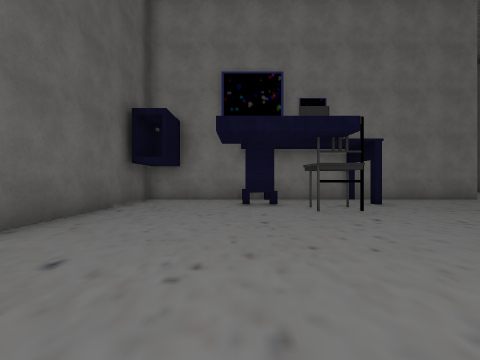
[1] (above)

19 first-person views from a walk through a Unity game level. The camera is 1.3 m above the floor, looks level and sees 90° across. The floor is counted in squares, 2 m on a side. Each view is taken from the middle of a square. On the plan, view 1 faces up. The plan holds only what a view shows up to about 9 squares ahead; the rest is blank. The place goes on beyond the plan. The player character is not drawn. Some animated figures are not drawn. Some surface patterns are stand-ins.

[2]
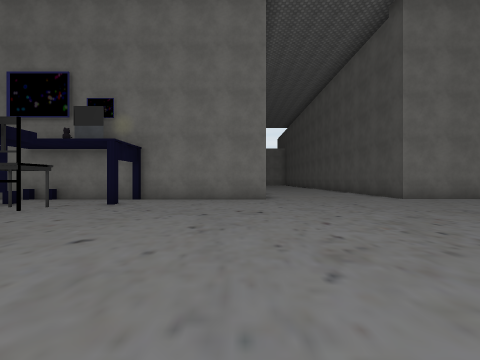

[3]
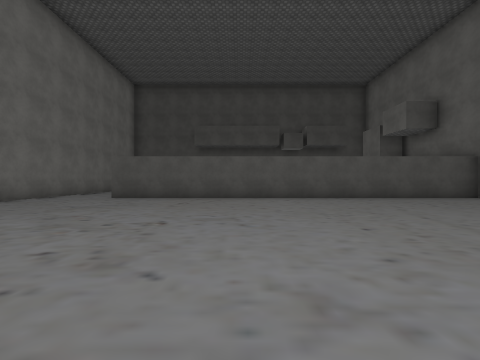

[4]
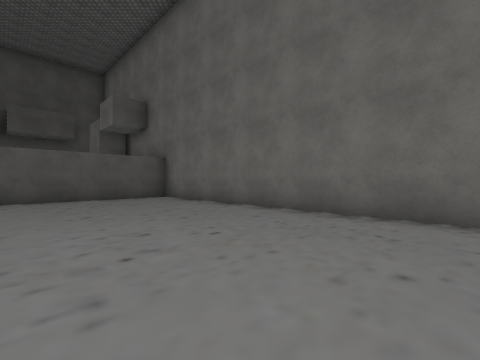

[5]
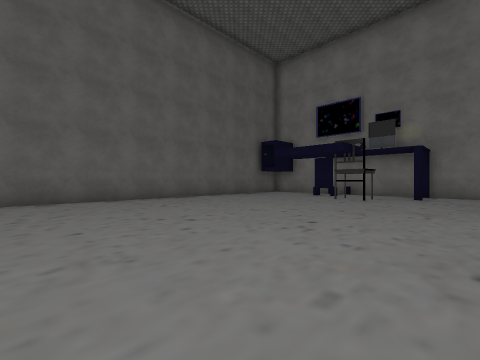

[6]
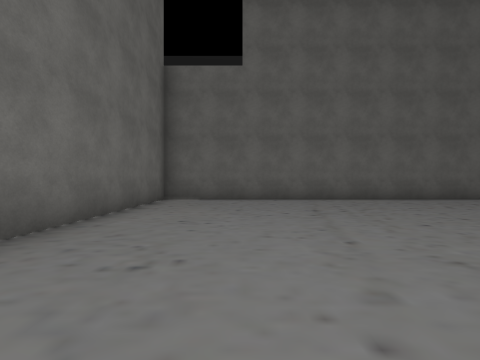

[7]
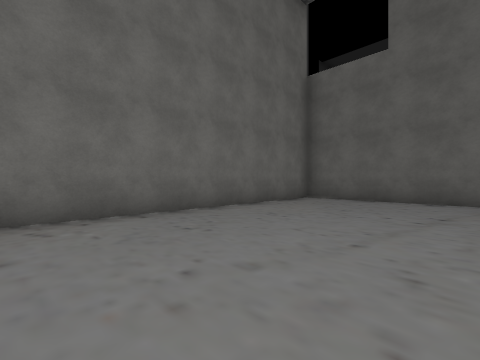

[8]
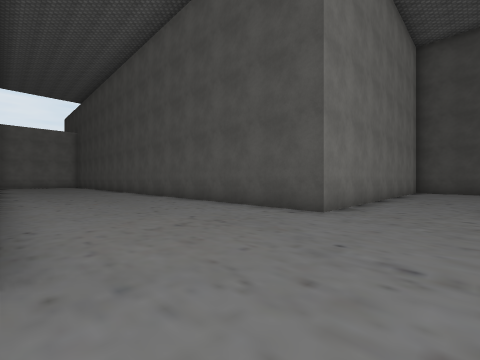

[9]
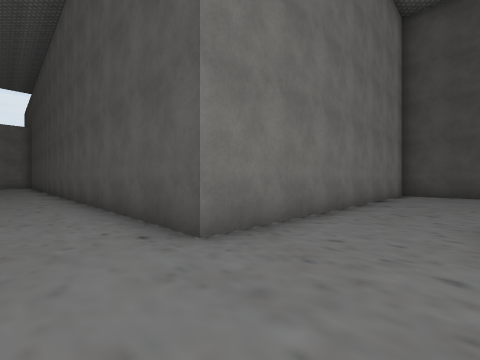

[10]
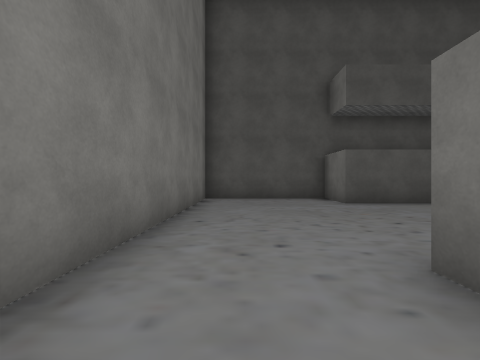

[11]
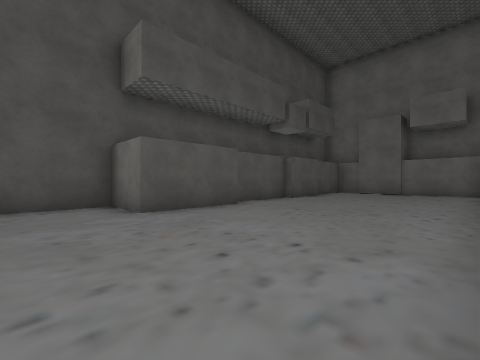

[12]
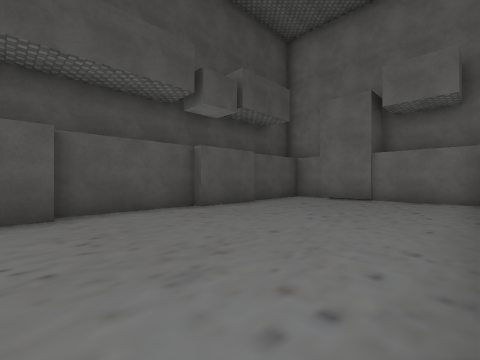

[13]
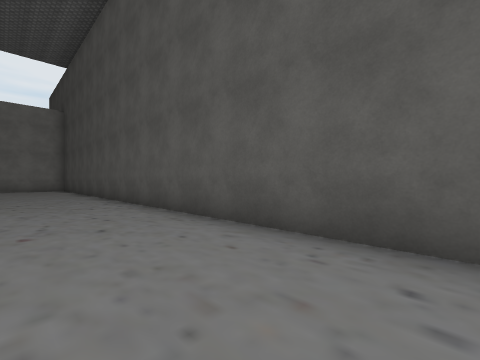

[14]
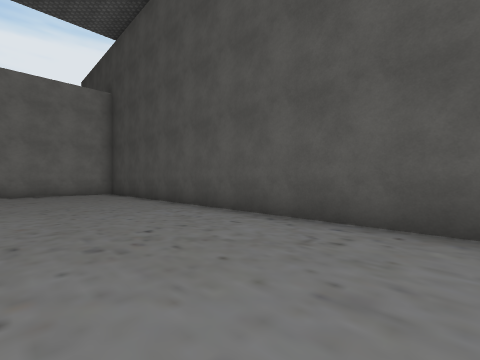

[15]
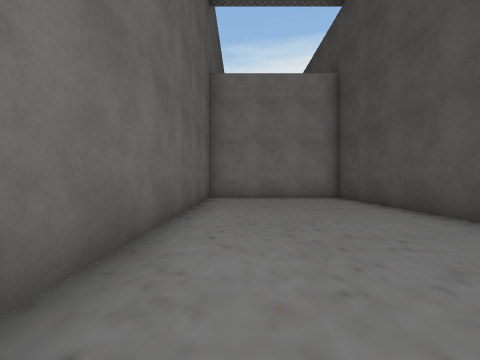

[16]
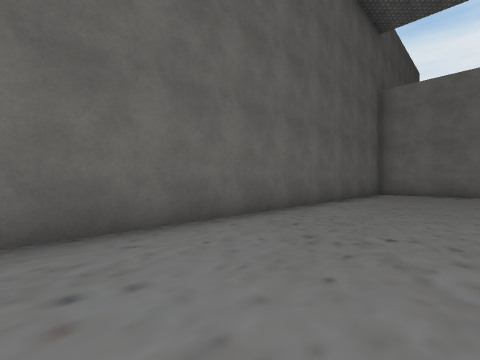

[17]
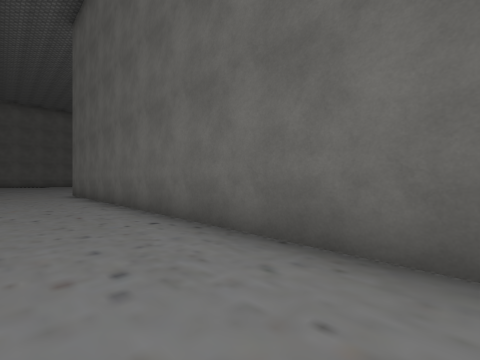

[18]
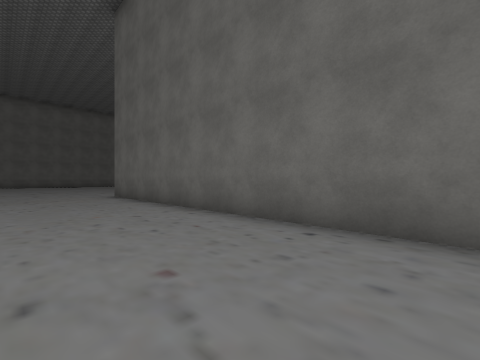

[19]
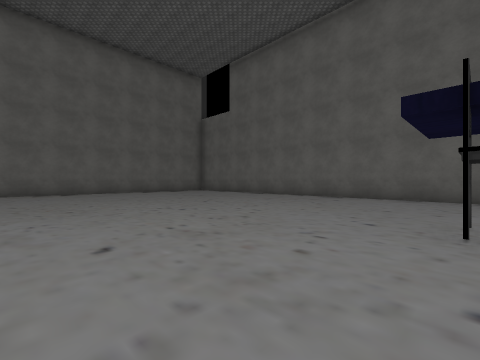

### Floor plan
Points are (right, up) in squares from view 1. A wall is a line through its corners. A room is listed if a view was taken in it or the views show most of it. See-through windows are left out.
Room 1 (views 1, 2, 3, 4, 5, 6, 7, 8, 9, 10, 11, 12, 13, 14, 15, 16, 17, 18, 19)
walls: (7.9, 7.9) (-3.1, 7.9) (-3.1, -7.6) (14.6, -7.6) (14.6, 5.6); (20.7, 1.4) (20.7, 4.1) (22.4, 4.1) (22.4, 8.2) (12.6, 8.2) (12.6, 29.8) (7.9, 29.8) (7.9, 8.5); (16, -6.3) (20.5, -6.3); (21.1, -1.5) (21.1, 1.4); (20.7, -3.5) (20.7, -1.4); (21.1, -5.6) (21.1, -3.8)
objects: chair (2, 5)

Positions as (right, up) in squares from view 1, and headings:
1: (0, 0), facing up
2: (7, 0), facing up
3: (6, 1), facing right
4: (6, -3), facing down-right
5: (5, -3), facing up-left
6: (5, -5), facing left
7: (5, -3), facing down-left
8: (8, 6), facing up-right
9: (11, 6), facing up-right
10: (14, 7), facing right
11: (16, 6), facing down-right
12: (16, 2), facing down-right
13: (10, 13), facing up-right
14: (9, 18), facing up-right
15: (9, 21), facing up
16: (11, 18), facing up-left
17: (10, 20), facing down-left
18: (11, 18), facing down-left
19: (6, 5), facing down-left
